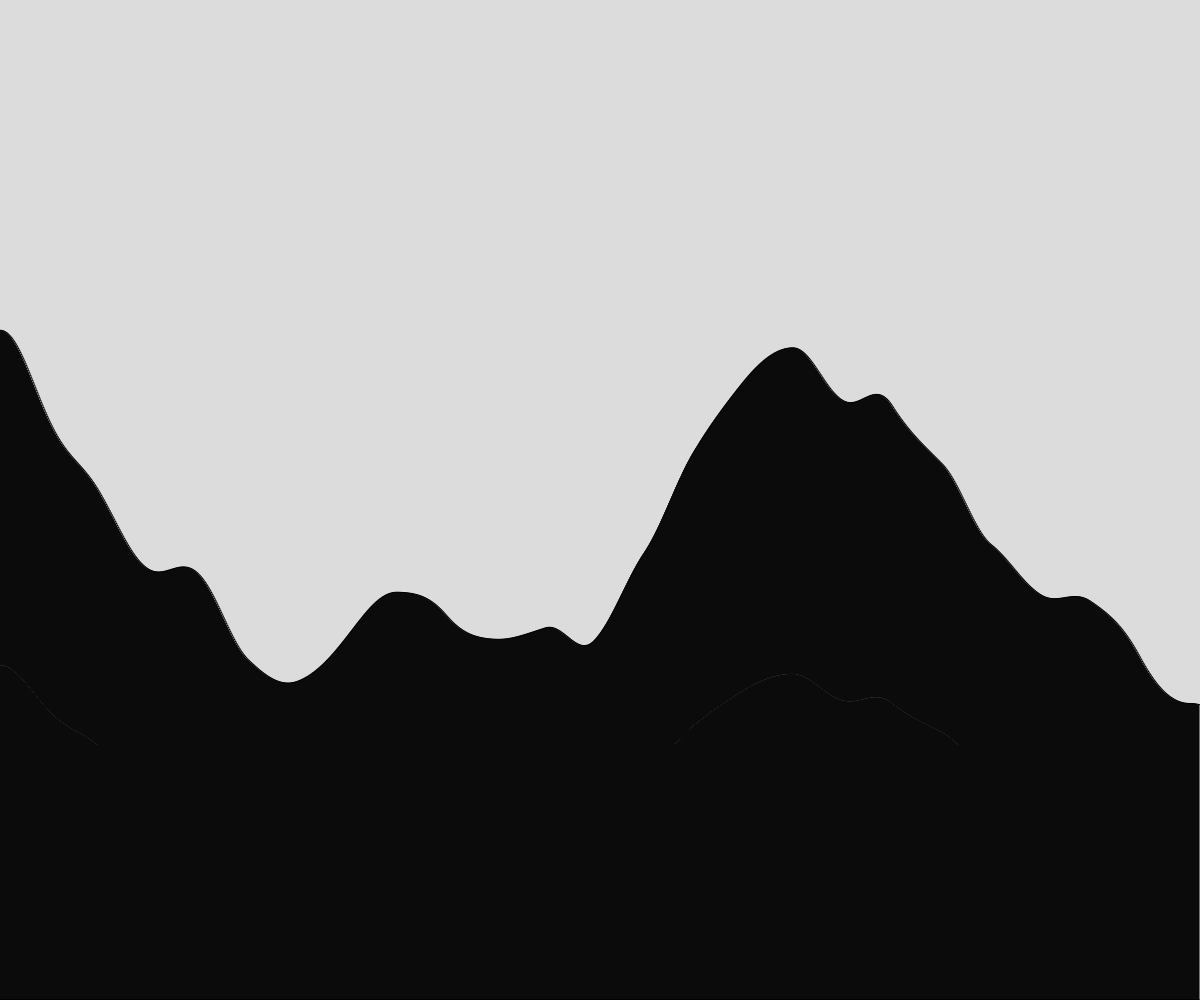
Frame 1 (no input)
Frame 60 (no input): identical to frame 1, image omitted
Frame 120 (the mouse pressed at the canvas centre since frame 60): identical to frame 1, image omitted

The p5.js sketch that drew this single still picture (run headless with seeded random() and noise() and a simulated clock; from frame 60 on, the mouse is pressed at the canvas centre):

// p5.js sketch
// ── sketch.js
//Terrain Generation
//Oct. 23 2023

let terrain = [];
let xOffset = 0;

function setup() {
  createCanvas(windowWidth, windowHeight);
  spawnRectangles();
}

function draw() {
  background(220);
  if (keyIsDown(RIGHT_ARROW)){
    if( xOffset < 9000){
      xOffset += 50;
    }
  }
  if(keyIsDown(LEFT_ARROW)){
    if (xOffset > 50){
      xOffset -= 50;
    }
  }
  displayRectangles();
}

function displayRectangles(){
  for (let i = xOffset; i < width + xOffset; i++){
    let thisRect = terrain[i];
    rect(thisRect.x - xOffset, height - thisRect.height,1,thisRect.height);
  }
}

function spawnRectangles(){
  let time = 0;
  for(let x = 0; x < 10000; x++){
    let h = noise(time) * height;
    let thisRect = {
      x: x,
      height: h,
    };
    terrain.push(thisRect);
    time +=  0.002523;
  }
}
